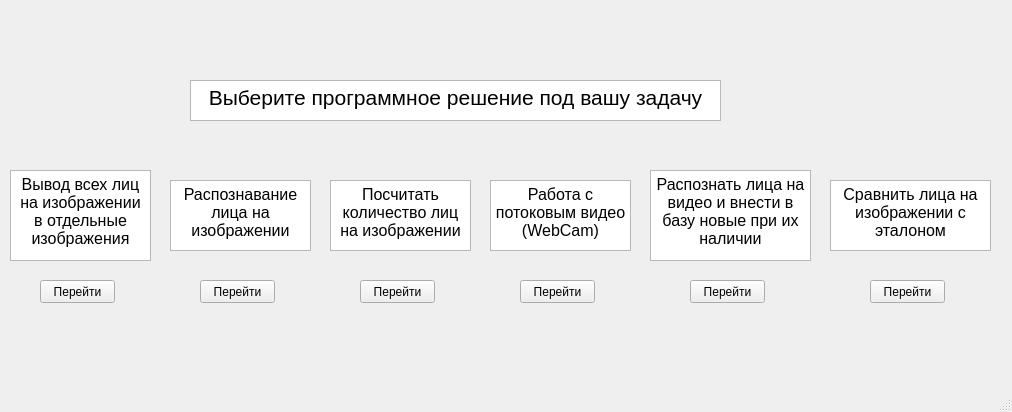
<?xml version="1.0" encoding="UTF-8"?>
<ui version="4.0">
 <class>MainWindow</class>
 <widget class="QMainWindow" name="MainWindow">
  <property name="geometry">
   <rect>
    <x>0</x>
    <y>0</y>
    <width>1012</width>
    <height>412</height>
   </rect>
  </property>
  <property name="windowTitle">
   <string>MainWindow</string>
  </property>
  <widget class="QWidget" name="centralwidget">
   <widget class="QTextBrowser" name="textBrowser">
    <property name="geometry">
     <rect>
      <x>190</x>
      <y>80</y>
      <width>531</width>
      <height>41</height>
     </rect>
    </property>
    <property name="html">
     <string>&lt;!DOCTYPE HTML PUBLIC &quot;-//W3C//DTD HTML 4.0//EN&quot; &quot;http://www.w3.org/TR/REC-html40/strict.dtd&quot;&gt;
&lt;html&gt;&lt;head&gt;&lt;meta name=&quot;qrichtext&quot; content=&quot;1&quot; /&gt;&lt;style type=&quot;text/css&quot;&gt;
p, li { white-space: pre-wrap; }
&lt;/style&gt;&lt;/head&gt;&lt;body style=&quot; font-family:'MS Shell Dlg 2'; font-size:8.25pt; font-weight:400; font-style:normal;&quot;&gt;
&lt;p align=&quot;center&quot; style=&quot; margin-top:0px; margin-bottom:0px; margin-left:0px; margin-right:0px; -qt-block-indent:0; text-indent:0px;&quot;&gt;&lt;span style=&quot; font-size:16pt;&quot;&gt;Выберите программное решение под вашу задачу&lt;/span&gt;&lt;/p&gt;&lt;/body&gt;&lt;/html&gt;</string>
    </property>
   </widget>
   <widget class="QPushButton" name="pushButton">
    <property name="geometry">
     <rect>
      <x>40</x>
      <y>280</y>
      <width>75</width>
      <height>23</height>
     </rect>
    </property>
    <property name="text">
     <string>Перейти</string>
    </property>
   </widget>
   <widget class="QTextEdit" name="textEdit">
    <property name="geometry">
     <rect>
      <x>10</x>
      <y>170</y>
      <width>141</width>
      <height>91</height>
     </rect>
    </property>
    <property name="html">
     <string>&lt;!DOCTYPE HTML PUBLIC &quot;-//W3C//DTD HTML 4.0//EN&quot; &quot;http://www.w3.org/TR/REC-html40/strict.dtd&quot;&gt;
&lt;html&gt;&lt;head&gt;&lt;meta name=&quot;qrichtext&quot; content=&quot;1&quot; /&gt;&lt;style type=&quot;text/css&quot;&gt;
p, li { white-space: pre-wrap; }
&lt;/style&gt;&lt;/head&gt;&lt;body style=&quot; font-family:'MS Shell Dlg 2'; font-size:8.25pt; font-weight:400; font-style:normal;&quot;&gt;
&lt;p align=&quot;center&quot; style=&quot; margin-top:0px; margin-bottom:0px; margin-left:0px; margin-right:0px; -qt-block-indent:0; text-indent:0px;&quot;&gt;&lt;span style=&quot; font-size:12pt;&quot;&gt;Вывод всех лиц на изображении в отдельные изображения&lt;/span&gt;&lt;/p&gt;&lt;/body&gt;&lt;/html&gt;</string>
    </property>
   </widget>
   <widget class="QPushButton" name="pushButton_2">
    <property name="geometry">
     <rect>
      <x>200</x>
      <y>280</y>
      <width>75</width>
      <height>23</height>
     </rect>
    </property>
    <property name="text">
     <string>Перейти</string>
    </property>
   </widget>
   <widget class="QPushButton" name="pushButton_3">
    <property name="geometry">
     <rect>
      <x>360</x>
      <y>280</y>
      <width>75</width>
      <height>23</height>
     </rect>
    </property>
    <property name="text">
     <string>Перейти</string>
    </property>
   </widget>
   <widget class="QPushButton" name="pushButton_4">
    <property name="geometry">
     <rect>
      <x>520</x>
      <y>280</y>
      <width>75</width>
      <height>23</height>
     </rect>
    </property>
    <property name="text">
     <string>Перейти</string>
    </property>
   </widget>
   <widget class="QTextEdit" name="textEdit_2">
    <property name="geometry">
     <rect>
      <x>170</x>
      <y>180</y>
      <width>141</width>
      <height>71</height>
     </rect>
    </property>
    <property name="html">
     <string>&lt;!DOCTYPE HTML PUBLIC &quot;-//W3C//DTD HTML 4.0//EN&quot; &quot;http://www.w3.org/TR/REC-html40/strict.dtd&quot;&gt;
&lt;html&gt;&lt;head&gt;&lt;meta name=&quot;qrichtext&quot; content=&quot;1&quot; /&gt;&lt;style type=&quot;text/css&quot;&gt;
p, li { white-space: pre-wrap; }
&lt;/style&gt;&lt;/head&gt;&lt;body style=&quot; font-family:'MS Shell Dlg 2'; font-size:8.25pt; font-weight:400; font-style:normal;&quot;&gt;
&lt;p align=&quot;center&quot; style=&quot; margin-top:0px; margin-bottom:0px; margin-left:0px; margin-right:0px; -qt-block-indent:0; text-indent:0px;&quot;&gt;&lt;span style=&quot; font-size:12pt;&quot;&gt;Распознавание лица на изображении&lt;/span&gt;&lt;/p&gt;&lt;/body&gt;&lt;/html&gt;</string>
    </property>
   </widget>
   <widget class="QTextEdit" name="textEdit_3">
    <property name="geometry">
     <rect>
      <x>330</x>
      <y>180</y>
      <width>141</width>
      <height>71</height>
     </rect>
    </property>
    <property name="html">
     <string>&lt;!DOCTYPE HTML PUBLIC &quot;-//W3C//DTD HTML 4.0//EN&quot; &quot;http://www.w3.org/TR/REC-html40/strict.dtd&quot;&gt;
&lt;html&gt;&lt;head&gt;&lt;meta name=&quot;qrichtext&quot; content=&quot;1&quot; /&gt;&lt;style type=&quot;text/css&quot;&gt;
p, li { white-space: pre-wrap; }
&lt;/style&gt;&lt;/head&gt;&lt;body style=&quot; font-family:'MS Shell Dlg 2'; font-size:8.25pt; font-weight:400; font-style:normal;&quot;&gt;
&lt;p align=&quot;center&quot; style=&quot; margin-top:0px; margin-bottom:0px; margin-left:0px; margin-right:0px; -qt-block-indent:0; text-indent:0px;&quot;&gt;&lt;span style=&quot; font-size:12pt;&quot;&gt;Посчитать количество лиц на изображении&lt;/span&gt;&lt;/p&gt;&lt;/body&gt;&lt;/html&gt;</string>
    </property>
   </widget>
   <widget class="QTextEdit" name="textEdit_4">
    <property name="geometry">
     <rect>
      <x>490</x>
      <y>180</y>
      <width>141</width>
      <height>71</height>
     </rect>
    </property>
    <property name="html">
     <string>&lt;!DOCTYPE HTML PUBLIC &quot;-//W3C//DTD HTML 4.0//EN&quot; &quot;http://www.w3.org/TR/REC-html40/strict.dtd&quot;&gt;
&lt;html&gt;&lt;head&gt;&lt;meta name=&quot;qrichtext&quot; content=&quot;1&quot; /&gt;&lt;style type=&quot;text/css&quot;&gt;
p, li { white-space: pre-wrap; }
&lt;/style&gt;&lt;/head&gt;&lt;body style=&quot; font-family:'MS Shell Dlg 2'; font-size:8.25pt; font-weight:400; font-style:normal;&quot;&gt;
&lt;p align=&quot;center&quot; style=&quot; margin-top:0px; margin-bottom:0px; margin-left:0px; margin-right:0px; -qt-block-indent:0; text-indent:0px;&quot;&gt;&lt;span style=&quot; font-size:12pt;&quot;&gt;Работа с потоковым видео (WebCam)&lt;/span&gt;&lt;/p&gt;&lt;/body&gt;&lt;/html&gt;</string>
    </property>
   </widget>
   <widget class="QTextEdit" name="textEdit_5">
    <property name="geometry">
     <rect>
      <x>650</x>
      <y>170</y>
      <width>161</width>
      <height>91</height>
     </rect>
    </property>
    <property name="html">
     <string>&lt;!DOCTYPE HTML PUBLIC &quot;-//W3C//DTD HTML 4.0//EN&quot; &quot;http://www.w3.org/TR/REC-html40/strict.dtd&quot;&gt;
&lt;html&gt;&lt;head&gt;&lt;meta name=&quot;qrichtext&quot; content=&quot;1&quot; /&gt;&lt;style type=&quot;text/css&quot;&gt;
p, li { white-space: pre-wrap; }
&lt;/style&gt;&lt;/head&gt;&lt;body style=&quot; font-family:'MS Shell Dlg 2'; font-size:8.25pt; font-weight:400; font-style:normal;&quot;&gt;
&lt;p align=&quot;center&quot; style=&quot; margin-top:0px; margin-bottom:0px; margin-left:0px; margin-right:0px; -qt-block-indent:0; text-indent:0px;&quot;&gt;&lt;span style=&quot; font-size:12pt;&quot;&gt;Распознать лица на видео и внести в базу новые при их наличии&lt;/span&gt;&lt;/p&gt;&lt;/body&gt;&lt;/html&gt;</string>
    </property>
   </widget>
   <widget class="QPushButton" name="pushButton_5">
    <property name="geometry">
     <rect>
      <x>690</x>
      <y>280</y>
      <width>75</width>
      <height>23</height>
     </rect>
    </property>
    <property name="text">
     <string>Перейти</string>
    </property>
   </widget>
   <widget class="QPushButton" name="pushButton_6">
    <property name="geometry">
     <rect>
      <x>870</x>
      <y>280</y>
      <width>75</width>
      <height>23</height>
     </rect>
    </property>
    <property name="text">
     <string>Перейти</string>
    </property>
   </widget>
   <widget class="QTextEdit" name="textEdit_6">
    <property name="geometry">
     <rect>
      <x>830</x>
      <y>180</y>
      <width>161</width>
      <height>71</height>
     </rect>
    </property>
    <property name="html">
     <string>&lt;!DOCTYPE HTML PUBLIC &quot;-//W3C//DTD HTML 4.0//EN&quot; &quot;http://www.w3.org/TR/REC-html40/strict.dtd&quot;&gt;
&lt;html&gt;&lt;head&gt;&lt;meta name=&quot;qrichtext&quot; content=&quot;1&quot; /&gt;&lt;style type=&quot;text/css&quot;&gt;
p, li { white-space: pre-wrap; }
&lt;/style&gt;&lt;/head&gt;&lt;body style=&quot; font-family:'MS Shell Dlg 2'; font-size:8.25pt; font-weight:400; font-style:normal;&quot;&gt;
&lt;p align=&quot;center&quot; style=&quot; margin-top:0px; margin-bottom:0px; margin-left:0px; margin-right:0px; -qt-block-indent:0; text-indent:0px;&quot;&gt;&lt;span style=&quot; font-size:12pt;&quot;&gt;Сравнить лица на изображении с эталоном&lt;/span&gt;&lt;/p&gt;&lt;/body&gt;&lt;/html&gt;</string>
    </property>
   </widget>
  </widget>
  <widget class="QStatusBar" name="statusbar"/>
 </widget>
 <resources/>
 <connections/>
</ui>
